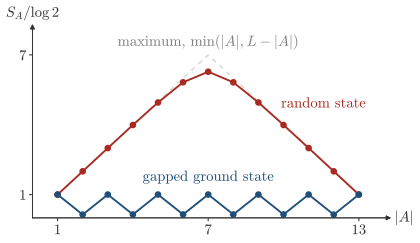

Reproduce this figure in Python.
"""Session 7, the entanglement entropy of the left block of a chain of 14 spins, for a random state of the full
Hilbert space and for the gapped ground state of a dimerized Heisenberg chain, computed with exact diagonalization."""
import os, sys
sys.path.insert(0, os.path.join(os.path.dirname(os.path.abspath(__file__)), '..'))
import numpy as np
import scipy.sparse as sps
import scipy.sparse.linalg as spl
import matplotlib.pyplot as plt
import style
plt.rcParams.update({'font.size': 11})          # labels a size up from style.py, so that they stay readable on a phone

L = 14
J1, J2 = 1.0, 0.5           # strong bonds (0,1), (2,3), ... and weak bonds (1,2), (3,4), ...

def heisenberg(L, J):
    s = np.arange(2 ** L, dtype=np.int64)
    diag = np.zeros(2 ** L)
    rows, cols, vals = [], [], []
    for i, Jb in enumerate(J):
        a = (s >> i) & 1
        b = (s >> (i + 1)) & 1
        diag += Jb * np.where(a == b, 0.25, -0.25)
        flip = np.where(a != b)[0]
        rows.append(flip); cols.append(flip ^ (3 << i)); vals.append(np.full(len(flip), 0.5 * Jb))
    rows.append(s); cols.append(s); vals.append(diag)
    return sps.csr_matrix((np.concatenate(vals), (np.concatenate(rows), np.concatenate(cols))), shape=(2 ** L, 2 ** L))

def entropy(psi, l):
    """S of the block made of the first l sites. Site i is bit i, so the first l sites are the fast index."""
    p = np.linalg.svd(psi.reshape(2 ** (L - l), 2 ** l), compute_uv=False) ** 2
    p = p[p > 1e-14]
    return -np.sum(p * np.log(p))

J = [J1 if i % 2 == 0 else J2 for i in range(L - 1)]
H = heisenberg(L, J)
e, v = spl.eigsh(H, k=1, which='SA', tol=1e-10, v0=np.ones(2 ** L))
gs = v[:, 0]
rng = np.random.default_rng(7)
rnd = rng.normal(size=2 ** L) + 1j * rng.normal(size=2 ** L)
rnd /= np.linalg.norm(rnd)

ls = np.arange(1, L)
S_gs = np.array([entropy(gs, l) for l in ls])
S_rnd = np.array([entropy(rnd, l) for l in ls])
S_max = np.minimum(ls, L - ls) * np.log(2)
assert np.all(S_rnd > S_max - 0.75)                      # a random state sits just below the maximum, a volume law
assert np.all(S_gs < 1.05 * np.log(2)) and S_gs[0] > 0.9 * np.log(2)   # a cut strong bond gives about log 2

fig, ax = style.figure(height_cm=6.4, width_cm=12.0)
ax.plot(ls, S_max / np.log(2), color=style.GRID, lw=1.2, ls=(0, (3, 3)), zorder=0)
ax.plot(ls, S_rnd / np.log(2), 'o-', ms=4, lw=1.4, color=style.BROKEN)
ax.plot(ls, S_gs / np.log(2), 'o-', ms=4, lw=1.4, color=style.ACCENT)
ax.set_xlim(0, L); ax.set_ylim(0, 8.0)
style.arrows(ax, xlabel=r'$|A|$', ylabel=r'$S_A/\log 2$')
ax.set_xticks([1, 7, 13]); ax.set_yticks([1, 7])
ax.tick_params(length=2.5, pad=2, labelsize=11)
style.label(ax, 7, 7.55, r'maximum, $\min(|A|,L-|A|)$', fontsize=11, color=style.MUTED)
style.label(ax, 9.9, 4.9, 'random state', ha='left', fontsize=11, color=style.BROKEN)
style.label(ax, 7, 1.75, 'gapped ground state', fontsize=11, color=style.ACCENT)
style.save(fig, __file__)
